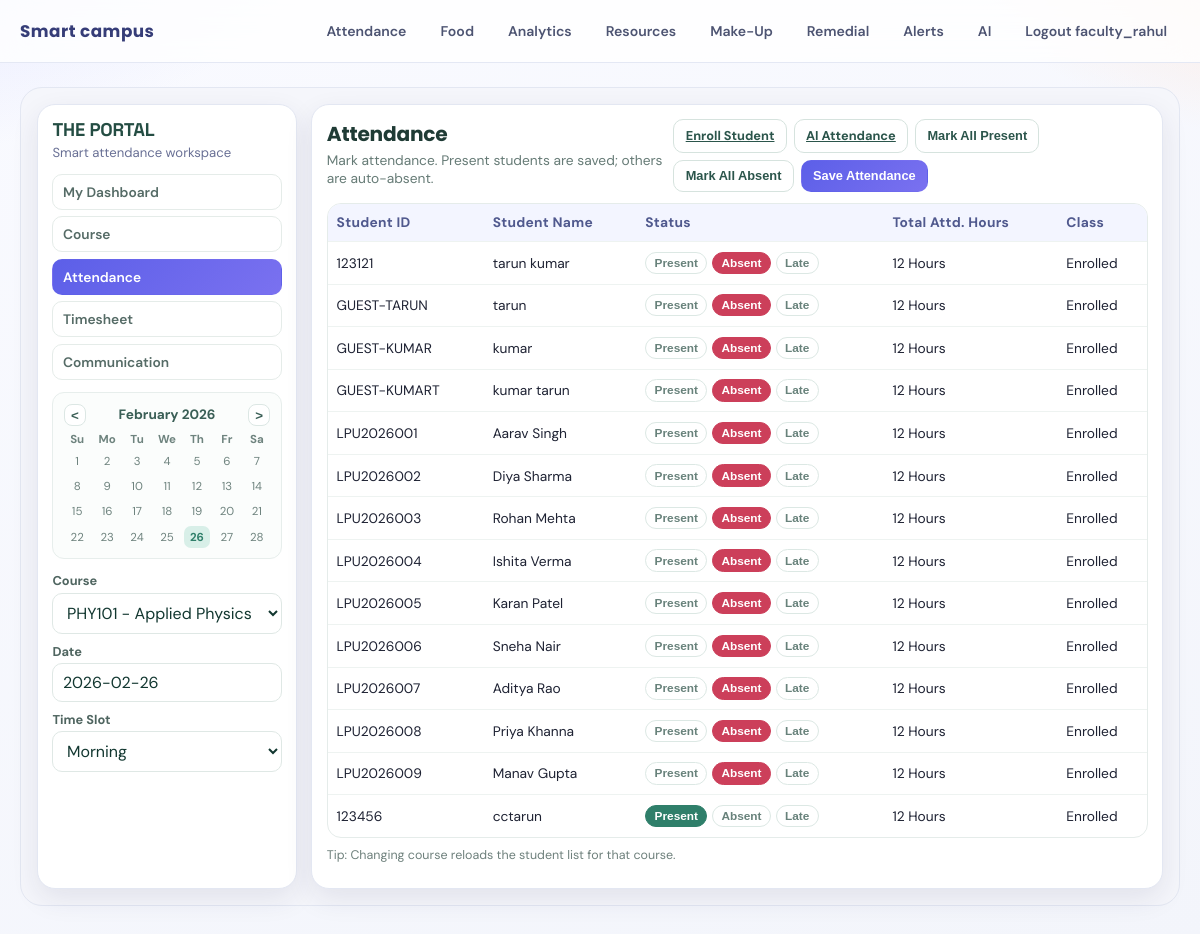
/attendance/mark/ (signed in), run on the app's committed database.
### campus_core/models.py (models this page shows, shortened)
class StudentProfile(models.Model):
    user = models.OneToOneField(User, on_delete=models.CASCADE, related_name="student_profile")
    registration_no = models.CharField(max_length=30, unique=True)
    parent_contact = models.CharField(max_length=40, blank=True)

### campus_core/views.py (the view, shortened to what this page needs)
# urls.py: path("attendance/mark/", views.attendance_mark, name="attendance-mark"),
@role_required(ROLE_FACULTY)
def attendance_mark(request):
    initial = {}
    if request.method != "POST":
        selected_course = request.GET.get("course", "").strip()
        if selected_course.isdigit():
            initial["course"] = int(selected_course)
        else:
            default_course = Course.objects.order_by("name").first()
            if default_course:
                initial["course"] = default_course.id
    form = AttendanceSessionForm(request.POST or None, initial=initial)
    students = list(form.fields["present_students"].queryset)
    selected_present_ids = set()
    if request.method == "POST":
        selected_present_ids = set(request.POST.getlist("present_students"))
    else:
        selected_present_ids = {
            str(student.id)
            for student in students
            if hasattr(student, "face_profile") and student.face_profile.is_active
        }
    return render(
        request,
        "campus_core/attendance_mark.html",
        {
            "form": form,
            "students": students,
            "selected_present_ids": selected_present_ids,
        },
    )

### campus_core/forms.py
class AttendanceSessionForm(forms.ModelForm):
    present_students = forms.ModelMultipleChoiceField(
        queryset=StudentProfile.objects.none(),
        required=False,
        widget=forms.CheckboxSelectMultiple,
        help_text="Unselected students are marked absent automatically.",
    )
    class Meta:
        model = AttendanceSession
        fields = ["course", "date", "time_slot"]
    def __init__(self, *args, **kwargs):
        super().__init__(*args, **kwargs)
        self.fields["course"].queryset = Course.objects.select_related("classroom")
        selected_course = self.data.get("course") or self.initial.get("course")
        if selected_course:
            try:
                course = Course.objects.get(pk=selected_course)
                self.fields["present_students"].queryset = StudentProfile.objects.filter(
                    enrollments__course=course
                ).select_related("user")
            except (Course.DoesNotExist, ValueError, TypeError):
                pass

### campus_core/authz.py (called while the page is built)
def get_user_role(user: User) -> str:
    if not user or not user.is_authenticated:
        return ROLE_GUEST
    if user.is_superuser or user.is_staff or user.groups.filter(name__iexact="faculty").exists():
        return ROLE_FACULTY
    if user.groups.filter(name__iexact="vendor").exists():
        return ROLE_VENDOR
    if user.groups.filter(name__iexact="student").exists():
        return ROLE_STUDENT
    if StudentProfile.objects.filter(user=user).exists():
        return ROLE_STUDENT
    if hasattr(user, "faculty_profile"):
        return ROLE_FACULTY
    return ROLE_FACULTY

def role_flags(user: User) -> dict[str, bool | str]:
    role = get_user_role(user)
    is_faculty = role == ROLE_FACULTY
    is_student = role == ROLE_STUDENT
    is_vendor = role == ROLE_VENDOR
    return {
        "user_role": role,
        "is_faculty": is_faculty,
        "is_student": is_student,
        "is_vendor": is_vendor,
        "can_attendance": is_faculty,
        "can_food": is_faculty or is_student or is_vendor,
        "can_analytics": is_faculty or is_vendor,
        "can_resources": is_faculty,
        "can_makeup": is_faculty or is_student,
        "can_remedial": is_faculty or is_student,
        "can_alerts": is_faculty or is_vendor,
        "can_ai": is_faculty,
    }

### campus_core/context_processors.py (called while the page is built)
def role_context(request):
    return role_flags(request.user)

### campus_core/models.py (called while the page is built)
    def __str__(self) -> str:
        return f"{self.code} - {self.name}"

### templates/campus_core/attendance_mark.html (shortened to what this page needs)
{% extends 'base.html' %}
{% block content %}
<div class="att-wrap">
    <form method="post" id="attendance-form">
        <div class="att-grid">
            <aside class="att-card att-side">
                <h3 class="att-logo">THE PORTAL</h3>
                <p class="att-sub">Smart attendance workspace</p>
                <div class="att-nav">
                    <a class="att-nav-item" href="/">My Dashboard</a>
                    <a class="att-nav-item" href="/resources/">Course</a>
                    <a class="att-nav-item active" href="/attendance/mark/">Attendance</a>
                    <a class="att-nav-item" href="/attendance/timesheet/">Timesheet</a>
                    <a class="att-nav-item" href="/notifications/">Communication</a>
                </div>
                <div class="att-cal">
                    <div class="att-cal-head">
                        <button class="att-cal-nav" type="button" onclick="changeMonth(-1)">&lt;</button>
                        <h4 id="calendar-title">Month YYYY</h4>
                        <button class="att-cal-nav" type="button" onclick="changeMonth(1)">&gt;</button>
                    </div>
                    <div class="att-cal-grid" id="calendar-grid"></div>
                </div>
                <div class="att-filter">
                    <div>
                        <label for="id_course">Course</label>
                        {{ form.course }}
                    </div>
                    <div>
                        <label for="id_date">Date</label>
                        {{ form.date }}
                    </div>
                    <div>
                        <label for="id_time_slot">Time Slot</label>
                        {{ form.time_slot }}
                    </div>
                </div>
            </aside>
            <section class="att-card att-main">
                <div class="att-head">
                    <div>
                        <h2>Attendance</h2>
                        <p>Mark attendance. Present students are saved; others are auto-absent.</p>
                    </div>
                    <div class="att-tools">
                        <a class="att-btn" href="/attendance/enroll/">Enroll Student</a>
                        <a class="att-btn" href="/attendance/ai-mark/">AI Attendance</a>
                        <button class="att-btn" type="button" onclick="markAllPresent()">Mark All Present</button>
                        <button class="att-btn" type="button" onclick="markAllAbsent()">Mark All Absent</button>
                        <button class="att-btn primary" type="submit">Save Attendance</button>
                    </div>
                </div>
                <div class="att-table-wrap">
                    <table class="att-table">
                        <tr>
                            <th>Student ID</th>
                            <th>Student Name</th>
                            <th>Status</th>
                            <th>Total Attd. Hours</th>
                            <th>Class</th>
                        </tr>
                        {% for student in students %}
                        <tr>
                            <td>{{ student.registration_no }}</td>
                            <td>{{ student.user.get_full_name|default:student.user.username }}</td>
                            <td>
                                <div class="att-status" data-student="{{ student.id }}">
                                    <button type="button" class="stat-btn pres {% if student.id|stringformat:'s' in selected_present_ids %}active{% endif %}" onclick="setStatus('{{ student.id }}', 'present')">Present</button>
                                    <button type="button" class="stat-btn abs {% if student.id|stringformat:'s' not in selected_present_ids %}active{% endif %}" onclick="setStatus('{{ student.id }}', 'absent')">Absent</button>
                                    <button type="button" class="stat-btn late">Late</button>
                                </div>
                            </td>
                            <td>12 Hours</td>
                            <td>Enrolled</td>
                        </tr>
                        {% empty %}
                        <tr><td colspan="5">No students found for selected course.</td></tr>
                        {% endfor %}
                    </table>
                </div>
                {% if form.errors %}
                <p class="att-foot" style="color:#b42318;">Please correct the form errors and try again.</p>
                {% else %}
                <p class="att-foot">Tip: Changing course reloads the student list for that course.</p>
                {% endif %}
            </section>
        </div>
    </form>
</div>
{% endblock %}

### templates/base.html (shortened to what this page needs)
<!DOCTYPE html>
<html lang="en">
<head>
</head>
<body>
    <header class="topbar">
        <div class="topbar-inner">
            <a class="brand" href="/">Smart campus</a>
            <nav class="nav-grid">
                {% if user.is_authenticated %}
                {% if can_attendance %}<a class="nav-link" href="/attendance/mark/">Attendance</a>{% endif %}
                {% if can_food %}<a class="nav-link" href="/food/order/">Food</a>{% endif %}
                {% if can_analytics %}<a class="nav-link" href="/food/analytics/">Analytics</a>{% endif %}
                {% if can_resources %}<a class="nav-link" href="/resources/">Resources</a>{% endif %}
                {% if can_makeup %}<a class="nav-link" href="/makeup/schedule/">Make-Up</a>{% endif %}
                {% if can_remedial %}<a class="nav-link" href="/makeup/remedial-attendance/">Remedial</a>{% endif %}
                {% if can_alerts %}<a class="nav-link" href="/notifications/">Alerts</a>{% endif %}
                {% if can_ai %}<a class="nav-link" href="/ai-preview/">AI</a>{% endif %}
                <form class="nav-inline-form" method="post" action="/accounts/logout/">
                    <button class="nav-button" type="submit">Logout {{ user.username }}</button>
                </form>
                {% else %}
                <a class="nav-link" href="/accounts/login/">Login</a>
                {% endif %}
            </nav>
        </div>
    </header>
    <main class="shell">
        {% block content %}{% endblock %}
    </main>
</body>
</html>

### templates/base.html (style rules this page uses)
:root { --bg: #f5f6fb; --surface: #ffffffe6; --surface-strong: #ffffff; --text: #1e2233; --muted: #656b84; --line: #e3e7f2; --brand: #5c5fe8; --brand-dark: #4346c8; --brand-soft: #eef0ff; --accent: #ff8f50; --danger: #b42318; --ok: #067647; --shadow: 0 18px 45px rgba(34, 43, 80, 0.12); --radius: 18px; }
* { box-sizing: border-box; }
body { margin: 0; color: var(--text); font-family: "DM Sans", "Segoe UI", sans-serif; background: radial-gradient(65rem 40rem at -15% -20%, #d9dcff 0%, transparent 55%), radial-gradient(58rem 32rem at 115% -10%, #ffe1d2 0%, transparent 48%), linear-gradient(160deg, #f9faff 0%, #f3f5fb 100%); min-height: 100vh; }
.topbar { position: sticky; top: 0; z-index: 5; backdrop-filter: blur(14px); background: rgba(255, 255, 255, 0.78); border-bottom: 1px solid #e4e8f4; }
.topbar-inner { width: min(1160px, calc(100% - 2rem)); margin: 0 auto; display: flex; align-items: center; justify-content: space-between; gap: 1rem; padding: 0.85rem 0; }
.brand { font-family: "Poppins", sans-serif; font-size: 1.05rem; font-weight: 700; letter-spacing: 0.03em; color: #363d78; text-decoration: none; white-space: nowrap; }
.nav-grid { display: flex; flex-wrap: wrap; justify-content: flex-end; gap: 0.5rem; }
.nav-link { color: #4d5472; text-decoration: none; font-size: 0.88rem; font-weight: 600; padding: 0.45rem 0.75rem; border-radius: 999px; border: 1px solid transparent; transition: 180ms ease; }
.nav-inline-form { margin: 0; }
.nav-button { color: #4d5472; font-size: 0.88rem; font-weight: 600; padding: 0.45rem 0.75rem; border-radius: 999px; border: 1px solid transparent; background: transparent; cursor: pointer; font-family: inherit; }
.shell { width: min(1160px, calc(100% - 2rem)); margin: 1.5rem auto 2.5rem; }
h1, h2, h3 { font-family: "Poppins", sans-serif; margin-top: 0; line-height: 1.18; letter-spacing: -0.01em; }
h2 { font-size: clamp(1.3rem, 3vw, 1.85rem); margin-bottom: 0.7rem; }
h3 { font-size: 1.05rem; margin: 0.6rem 0; }
p { margin: 0.4rem 0 0.9rem; color: var(--muted); }
form p { margin: 0.7rem 0; }
form label { display: block; margin-bottom: 0.32rem; font-weight: 600; color: #1f4d42; }
input, select, textarea { width: 100%; padding: 0.7rem 0.78rem; border-radius: 10px; border: 1px solid #c4d9d2; background: #fff; color: #123730; font: inherit; }
table { width: 100%; border-collapse: collapse; min-width: 620px; }
th, td { text-align: left; padding: 0.72rem; border-bottom: 1px solid #e3ece8; font-size: 0.94rem; }
th { background: #f3f5ff; color: #51598f; font-weight: 700; letter-spacing: 0.02em; }
tr:last-child td { border-bottom: none; }
.fd-card, .panel, .att-card, .rm-card, .ts-main, .oh-card { background: #fff !important; border-color: #e3e7f2 !important; box-shadow: 0 10px 28px rgba(28, 37, 74, 0.09) !important; }
.fd-wrap, .bill-shell, .att-wrap, .ts-shell, .rm-shell { background: #f5f6fb !important; border-color: #e3e7f2 !important; }
.fd-nav-link.active, .att-nav-item.active, .ts-nav a.active, .rm-nav a.active, .side-tab.active { background: linear-gradient(135deg, #5c5fe8, #7a71f0) !important; color: #fff !important; border-color: transparent !important; }
.fd-btn, .fd-check, .pay-open, .add-btn, .ts-btn.primary, .att-btn.primary { background: linear-gradient(135deg, #5c5fe8, #7a71f0) !important; color: #fff !important; border-color: transparent !important; }
.fd-upgrade p, .fd-sub, .muted, .oh-meta, .ts-range, .rm-muted, .att-sub { color: #697095 !important; }
.att-table th, .rm-table th, .ts-table th, .row[style], .table-wrap th { background: #f3f5ff !important; color: #50598e !important; }

### data on the page
StudentProfile: registration_no "123121", user.get_full_name "tarun kumar"
StudentProfile: registration_no "GUEST-TARUN", user.get_full_name "tarun"
StudentProfile: registration_no "GUEST-KUMAR", user.get_full_name "kumar"
StudentProfile: registration_no "GUEST-KUMART", user.get_full_name "kumar tarun"
StudentProfile: registration_no "LPU2026001", user.get_full_name "Aarav Singh"
StudentProfile: registration_no "LPU2026002", user.get_full_name "Diya Sharma"
StudentProfile: registration_no "LPU2026003", user.get_full_name "Rohan Mehta"
StudentProfile: registration_no "LPU2026004", user.get_full_name "Ishita Verma"
StudentProfile: registration_no "LPU2026005", user.get_full_name "Karan Patel"
StudentProfile: registration_no "LPU2026006", user.get_full_name "Sneha Nair"
StudentProfile: registration_no "LPU2026007", user.get_full_name "Aditya Rao"
StudentProfile: registration_no "LPU2026008", user.get_full_name "Priya Khanna"
StudentProfile: registration_no "LPU2026009", user.get_full_name "Manav Gupta"
StudentProfile: registration_no "123456", user.get_full_name "cctarun"

### other printed values
{{ user.username }} "faculty_rahul"
